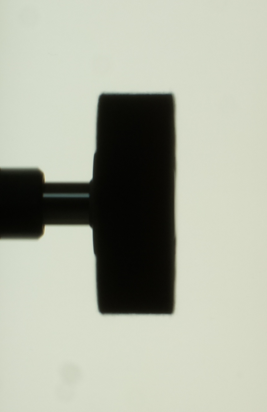
#> input picture Images/40mm/Screenshot_test_40.png, 267 x 412 px, found by its file name
$ python Edge_img.py
#> lines starting #> are read from the running program, lines starting #| are printed output that depends on the picture; after the words box and inside, x2 and y2 are one past the last pixel; in counts of white or black regions, pixels touching at a corner belong together
import cv2
from matplotlib import pyplot as plt

# Load the image in grayscale
image_path = r'D:\My Files\HiWi IFPT\hiwiifpt\Images\40mm\Screenshot_test_40.png'  # Replace with your image path
image = cv2.imread(image_path, cv2.IMREAD_GRAYSCALE)
#> image: shape (412, 267); min 0, max 219, mean 171.9

# Convert to binary image using thresholding
_, binary_image = cv2.threshold(image, 127, 255, cv2.THRESH_BINARY)
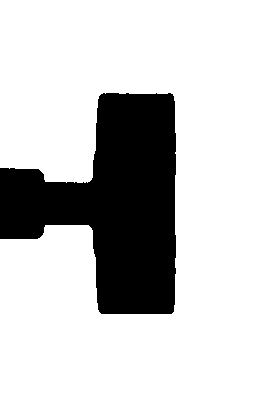
#> binary_image: shape (412, 267); 79.2% white; 1 black region, box (x1, y1, x2, y2) and area: (0, 93, 176, 314) 22830

# Apply Gaussian blur to the binary image
blurred_image = cv2.GaussianBlur(binary_image, (5, 5), 0)

# Apply Canny edge detection on the blurred binary image
edges_blurred = cv2.Canny(blurred_image, threshold1=50, threshold2=150)
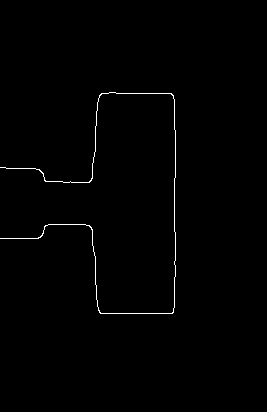
#> edges_blurred: shape (412, 267); 0.69% white in thin lines or dots, all inside (x1, y1, x2, y2) = (0, 92, 176, 314)

# Display the original, binary, blurred, and edge-detected images
plt.figure(figsize=(24, 6))

# Original Image
plt.subplot(1, 4, 1)
plt.imshow(image, cmap='gray')
plt.title('Original Image')
plt.axis('off')

# Binary Image
plt.subplot(1, 4, 2)
plt.imshow(binary_image, cmap='gray')
plt.title('Binary Image')
plt.axis('off')

# Blurred Image
plt.subplot(1, 4, 3)
plt.imshow(blurred_image, cmap='gray')
plt.title('Blurred Image')
plt.axis('off')

# Edge-detected Image on Blurred Image
plt.subplot(1, 4, 4)
plt.imshow(edges_blurred, cmap='gray')
plt.title('Edge Detection on Blurred Image')
plt.axis('off')

plt.show()
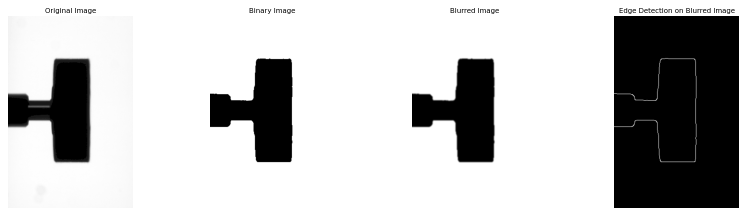
#> figure drawn by matplotlib, 4 panels
